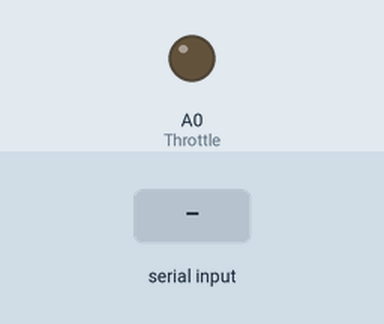
Bench run of a sketch on a simulated Arduino Uno, built with avr-gcc and run on an emulated ATmega328P. Parts: output pins drawn as LEDs (lit = HIGH). The inputs (shaded band) are chosen by the test bench.

Above: at 1.2 s.
1.3 s: byte 30 received over Serial
At 1.6 s:
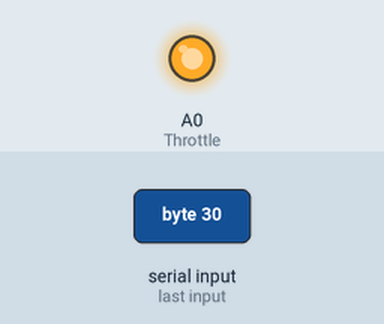
Timing chart, 0 to 4.3 s (numbered marks = the images above; inputs shaded):
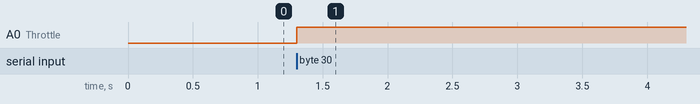

The sketch:

Throttle_control_Serial.ino
```cpp
#define Throttle A0
int Throttle_value = 0;
int con_Throttle_value;

void setup() {

  Serial.begin(9600);
  pinMode(Throttle, OUTPUT);
  analogWrite(Throttle, Throttle_value);
}

void loop() {

  if(Serial.available()){
    con_Throttle_value = Serial.read();
    Throttle_value = map(con_Throttle_value, 0, 100, 853, 300);
    analogWrite(Throttle, Throttle_value);
    delay(5000);
  }

}
```

Measured:
- after the input at 1.3 s, A0 (Throttle): LOW → HIGH at once
